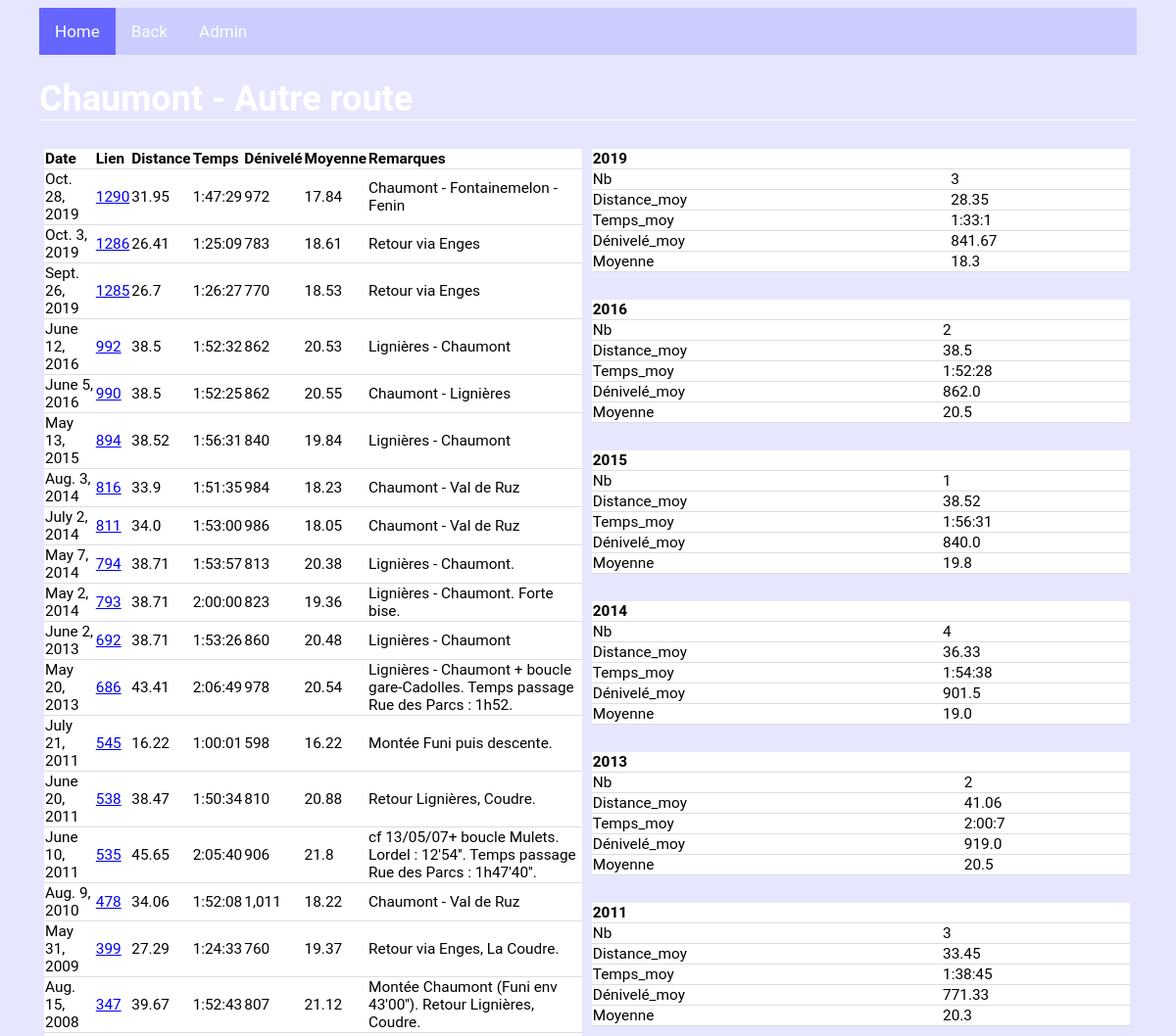
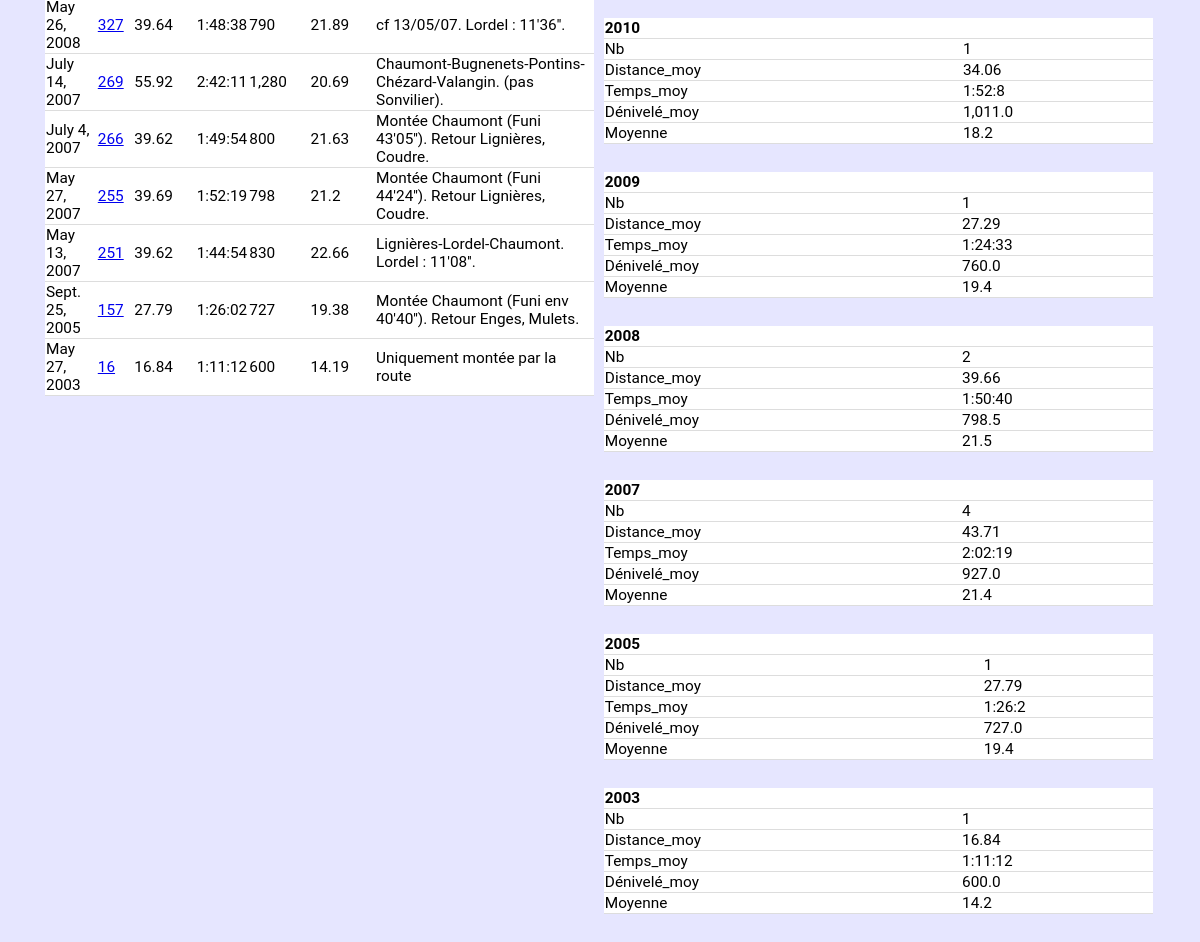
Screenshot of /biketours/tours/47/ with the database file from the repository (2 pictures, top to bottom).
### biketours/models.py (models this page shows, shortened)
class BikeTour(models.Model):
    Parcours = models.CharField(max_length=250, default=None)
    Variante = models.CharField(max_length=250, default=None, blank=True, null=True)
    But = models.ForeignKey(But, on_delete=models.CASCADE)
    Type = models.ForeignKey(Type, on_delete=models.CASCADE)
    Descriptif = models.CharField(max_length=1000, default=None, blank=True, null=True)
    Descr_part_1 = models.CharField(max_length=250, default=None, blank=True, null=True)
    Dist_part_1 = models.FloatField(default=None, blank=True, null=True)
    Deniv_part_1 = models.FloatField(default=None, blank=True, null=True)
    Descr_part_2 = models.CharField(max_length=250, default=None, blank=True, null=True)
    Dist_part_2 = models.FloatField(default=None, blank=True, null=True)
    Deniv_part_2 = models.FloatField(default=None, blank=True, null=True)
    Descr_part_3 = models.CharField(max_length=250, default=None, blank=True, null=True)
    Dist_part_3 = models.FloatField(default=None, blank=True, null=True)
    Deniv_part_3 = models.FloatField(default=None, blank=True, null=True)
    Descr_part_4 = models.CharField(max_length=250, default=None, blank=True, null=True)
    Dist_part_4 = models.FloatField(default=None, blank=True, null=True)
    Deniv_part_4 = models.FloatField(default=None, blank=True, null=True)
    Descr_part_5 = models.CharField(max_length=250, default=None, blank=True, null=True)
    Dist_part_5 = models.FloatField(default=None, blank=True, null=True)
    Deniv_part_5 = models.FloatField(default=None, blank=True, null=True)
    Descr_part_6 = models.CharField(max_length=250, default=None, blank=True, null=True)
    Dist_part_6 = models.FloatField(default=None, blank=True, null=True)
    Deniv_part_6 = models.FloatField(default=None, blank=True, null=True)
    Descr_part_7 = models.CharField(max_length=250, default=None, blank=True, null=True)
    Dist_part_7 = models.FloatField(default=None, blank=True, null=True)
    Deniv_part_7 = models.FloatField(default=None, blank=True, null=True)
    Descr_part_8 = models.CharField(max_length=250, default=None, blank=True, null=True)
    Dist_part_8 = models.FloatField(default=None, blank=True, null=True)
    Deniv_part_8 = models.FloatField(default=None, blank=True, null=True)
    Descr_part_9 = models.CharField(max_length=250, default=None, blank=True, null=True)
    Dist_part_9 = models.FloatField(default=None, blank=True, null=True)
    Deniv_part_9 = models.FloatField(default=None, blank=True, null=True)
    Descr_part_10 = models.CharField(max_length=250, default=None, blank=True, null=True)
    Dist_part_10 = models.FloatField(default=None, blank=True, null=True)
    Deniv_part_10 = models.FloatField(default=None, blank=True, null=True)
    def title(self):
        if self.Variante is None:
            return(self.Parcours)
        else :
            return(self.Parcours + " - " + self.Variante)

class Perfo(models.Model):
    Refparcours = models.ForeignKey(BikeTour, blank=True, null=True, on_delete=models.CASCADE)
    Date = models.DateField(default=None)
    Distance = models.FloatField(default=None)
    Temps = models.DurationField(default=None)
    Remarques = models.CharField(max_length=1000, default=None, blank=True, null=True)
    Dénivelé = models.FloatField(default=None, blank=True, null=True)
    Vitesse_max = models.FloatField(default=None, blank=True, null=True)
    FC_moy = models.FloatField(default=None, blank=True, null=True)
    FC_max = models.FloatField(default=None, blank=True, null=True)
    Temps_part_1 = models.DurationField(default=None, blank=True, null=True)
    Temps_part_2 = models.DurationField(default=None, blank=True, null=True)
    Temps_part_3 = models.DurationField(default=None, blank=True, null=True)
    Temps_part_4 = models.DurationField(default=None, blank=True, null=True)
    Temps_part_5 = models.DurationField(default=None, blank=True, null=True)
    Temps_part_6 = models.DurationField(default=None, blank=True, null=True)
    Temps_part_7 = models.DurationField(default=None, blank=True, null=True)
    Temps_part_8 = models.DurationField(default=None, blank=True, null=True)
    Temps_part_9 = models.DurationField(default=None, blank=True, null=True)
    Temps_part_10 = models.DurationField(default=None, blank=True, null=True)
    def moy(self):
        if (self.Distance is None or self.Temps is None) :
            vmoy=None
        else :
            vmoy=round(self.Distance/self.Temps.total_seconds()*3600,2)
        return(vmoy)

### biketours/views.py (the view)
# urls.py: re_path(r"^tours/(?P<tour_id>[0-9]+)/$", views.perf_tours, name="perf_tours"),
def perf_tours(request, tour_id):
    all_perf = Perfo.objects.filter(Refparcours=tour_id).order_by("-Date")
    tour = BikeTour.objects.get(pk=tour_id)
    perf_y=dict()
    for y in all_perf.dates("Date", "year", order="DESC") :
        perf_y[y.year] = agrperfo(all_perf.filter(Date__year=y.year), stat="avg")
    context = {"all_perf":all_perf,
               "perf_y":perf_y,
               "tour":tour}
    return render(request, "biketours/perfo.html" ,context)

### biketours/views.py (called while the page is built, shortened)
def fmt_dct(k, v):  # formatage des résultats agrégés (Nb, Distance_totale/moy, Temps_total/moy, Dénivelé_total/moy)
    if v is None:
        return(v)
    elif re.search("Nb", k) and v is not None:
        return(round(v,0))
    elif re.search("Moy", k) and v is not None:
        return(round(v,1))
    elif (re.search("Distance",k) or re.search("Dénivelé", k)) and v is not None:
        return(format(round(v,2), ","))
    elif re.search("Temps",k) and v is not None:
        s = v.total_seconds()
        hours = s // 3600
        minutes = (s % 3600) // 60
        seconds = s % 60
        return(str(int(hours))+ ":" + str(int(minutes)).zfill(2) + ":" + str(int(seconds))).zfill(2)

def v_moy(qset, suffix): # suffix à introduire manuellement (string)
    if (qset["Distance"+suffix] is None or qset["Temps"+suffix] is None) :
        vmoy=None
    else :
        vmoy=qset["Distance"+suffix]/qset["Temps"+suffix].total_seconds()*3600
    return(vmoy)

def agrperfo(qset, stat="sum", div=3): # calcul des résultats agrégés (perfo) + mise en forme
    if stat=="sum":
        res=qset.aggregate(Nb=Count("Distance"), Distance_tot=Sum("Distance"), Temps_tot=Sum("Temps"), Dénivelé_tot=Sum("Dénivelé"))
        res["Moyenne"]=v_moy(res, "_tot")
    if stat=="avg":
        res=qset.aggregate(Nb=Count("Distance"), Distance_moy=Avg("Distance"), Temps_moy=Avg("Temps"), Dénivelé_moy=Avg("Dénivelé"))
        res["Moyenne"]=v_moy(res, "_moy")
    res_form={k:fmt_dct(k, v) for k , v in res.items() }
    return(res_form)

### biketours/templates/biketours/perfo.html
{% extends 'biketours/base.html' %}
{% block content %}
{% load humanize %}
<h1> {{tour.title}} </h1>
{% if all_perf %}
<div class="row">
	<div class="col_2">
		<table>
			<tr>
				<th>Date</th>
				<th>Lien</th>
				<th>Distance</th>
				<th>Temps</th>
				<th>Dénivelé</th>
				<th>Moyenne</th>
				<th>Remarques</th>
			</tr>
			{% for n in all_perf %}
			<tr>
				<td>{{n.Date}}</td>
				<td><a href="./{{n.pk}}/">{{n.pk}} </a></td>
				<td>{{n.Distance}}</td>
				<td>{{n.Temps}}</td>
				<td>{{n.Dénivelé|floatformat|intcomma}}</td>
				<td>{{n.moy}}</td>
				<td>{{n.Remarques}}</td>
			</tr>
			{% endfor %}
		</table>
	</div>
	<div class="col_2">
		{% for k, v in perf_y.items %}
		<table>
			<tr>
				<th colspan="2">{{k}} </th>
			</tr>
				{% for a, b in v.items %}
				<tr>
					<td>{{a}} </td>
					<td>{{b}} </td>
				</tr>
				{% endfor %}
		</table>
		<br>
		{% endfor %}
	</div>
</div>
{% else %}
	<h1> C'est vide ? .... </h1>
{% endif %}
{% endblock %}

### biketours/static/biketours/mystyle.css (style rules this page uses)
table { width: 100%; border-bottom: 1px solid #ddd; border-collapse: collapse; text-align: left; background-color: white; font-size:80%; table-layout: auto; }
th, td { border-bottom: 1px solid #ddd; border-collapse: collapse; text-align: left; background-color: white; font-size:80%; }
h1 { color: white; font-size:150%; border-bottom: 1px solid white; }
.col_2 { float:left; width:49%; padding:5px; }
.row:after { content:""; display:table; clear:both; }

### rows the page displays
BikeTour: title "Chaumont - Autre route"
Perfo: Date "Oct. 28, 2019", pk "1290", Distance "31.95", Temps "1:47:29", Dénivelé "972", moy "17.84", Remarques "Chaumont - Fontainemelon - Fenin"
Perfo: Date "Oct. 3, 2019", pk "1286", Distance "26.41", Temps "1:25:09", Dénivelé "783", moy "18.61", Remarques "Retour via Enges"
Perfo: Date "Sept. 26, 2019", pk "1285", Distance "26.7", Temps "1:26:27", Dénivelé "770", moy "18.53", Remarques "Retour via Enges"
Perfo: Date "June 12, 2016", pk "992", Distance "38.5", Temps "1:52:32", Dénivelé "862", moy "20.53", Remarques "Lignières - Chaumont"
Perfo: Date "June 5, 2016", pk "990", Distance "38.5", Temps "1:52:25", Dénivelé "862", moy "20.55", Remarques "Chaumont - Lignières"
Perfo: Date "May 13, 2015", pk "894", Distance "38.52", Temps "1:56:31", Dénivelé "840", moy "19.84", Remarques "Lignières - Chaumont"
Perfo: Date "Aug. 3, 2014", pk "816", Distance "33.9", Temps "1:51:35", Dénivelé "984", moy "18.23", Remarques "Chaumont - Val de Ruz"
Perfo: Date "July 2, 2014", pk "811", Distance "34.0", Temps "1:53:00", Dénivelé "986", moy "18.05", Remarques "Chaumont - Val de Ruz"
Perfo: Date "May 7, 2014", pk "794", Distance "38.71", Temps "1:53:57", Dénivelé "813", moy "20.38", Remarques "Lignières - Chaumont."
Perfo: Date "May 2, 2014", pk "793", Distance "38.71", Temps "2:00:00", Dénivelé "823", moy "19.36", Remarques "Lignières - Chaumont. Forte bise."
Perfo: Date "June 2, 2013", pk "692", Distance "38.71", Temps "1:53:26", Dénivelé "860", moy "20.48", Remarques "Lignières - Chaumont"
Perfo: Date "May 20, 2013", pk "686", Distance "43.41", Temps "2:06:49", Dénivelé "978", moy "20.54", Remarques "Lignières - Chaumont + boucle gare-Cadolles. Temps passage Rue des Parcs : 1h52."
Perfo: Date "July 21, 2011", pk "545", Distance "16.22", Temps "1:00:01", Dénivelé "598", moy "16.22", Remarques "Montée Funi puis descente."
Perfo: Date "June 20, 2011", pk "538", Distance "38.47", Temps "1:50:34", Dénivelé "810", moy "20.88", Remarques "Retour Lignières, Coudre."
Perfo: Date "June 10, 2011", pk "535", Distance "45.65", Temps "2:05:40", Dénivelé "906", moy "21.8", Remarques "cf 13/05/07+ boucle Mulets. Lordel : 12'54''. Temps passage Rue des Parcs : 1h47'40''."
Perfo: Date "Aug. 9, 2010", pk "478", Distance "34.06", Temps "1:52:08", Dénivelé "1,011", moy "18.22", Remarques "Chaumont - Val de Ruz"
Perfo: Date "May 31, 2009", pk "399", Distance "27.29", Temps "1:24:33", Dénivelé "760", moy "19.37", Remarques "Retour via Enges, La Coudre."
Perfo: Date "Aug. 15, 2008", pk "347", Distance "39.67", Temps "1:52:43", Dénivelé "807", moy "21.12", Remarques "Montée Chaumont (Funi env 43'00''). Retour Lignières, Coudre."
Perfo: Date "May 26, 2008", pk "327", Distance "39.64", Temps "1:48:38", Dénivelé "790", moy "21.89", Remarques "cf 13/05/07. Lordel : 11'36''."
Perfo: Date "July 14, 2007", pk "269", Distance "55.92", Temps "2:42:11", Dénivelé "1,280", moy "20.69", Remarques "Chaumont-Bugnenets-Pontins-Chézard-Valangin. (pas Sonvilier)."
Perfo: Date "July 4, 2007", pk "266", Distance "39.62", Temps "1:49:54", Dénivelé "800", moy "21.63", Remarques "Montée Chaumont (Funi 43'05''). Retour Lignières, Coudre."
Perfo: Date "May 27, 2007", pk "255", Distance "39.69", Temps "1:52:19", Dénivelé "798", moy "21.2", Remarques "Montée Chaumont (Funi 44'24''). Retour Lignières, Coudre."
Perfo: Date "May 13, 2007", pk "251", Distance "39.62", Temps "1:44:54", Dénivelé "830", moy "22.66", Remarques "Lignières-Lordel-Chaumont. Lordel : 11'08''."
Perfo: Date "Sept. 25, 2005", pk "157", Distance "27.79", Temps "1:26:02", Dénivelé "727", moy "19.38", Remarques "Montée Chaumont (Funi env 40'40''). Retour Enges, Mulets."
Perfo: Date "May 27, 2003", pk "16", Distance "16.84", Temps "1:11:12", Dénivelé "600", moy "14.19", Remarques "Uniquement montée par la route"

### other values shown
{{ k }} "2019" "2016" "2015" "2014" "2013" "2011" "2010" "2009" "2008" "2007" "2005" "2003"
{{ a }} "Nb" "Distance_moy" "Temps_moy" "Dénivelé_moy" "Moyenne" "Nb" "Distance_moy" "Temps_moy" "Dénivelé_moy" "Moyenne" "Nb" "Distance_moy" "Temps_moy" "Dénivelé_moy" "Moyenne" "Nb" "Distance_moy" "Temps_moy" "Dénivelé_moy" "Moyenne" "Nb" "Distance_moy" "Temps_moy" "Dénivelé_moy" "Moyenne" "Nb" "Distance_moy" "Temps_moy" "Dénivelé_moy" "Moyenne" "Nb" "Distance_moy" "Temps_moy" "Dénivelé_moy" "Moyenne" "Nb" "Distance_moy" "Temps_moy" "Dénivelé_moy" "Moyenne" "Nb" "Distance_moy" "Temps_moy" "Dénivelé_moy" "Moyenne" "Nb" "Distance_moy" "Temps_moy" "Dénivelé_moy" "Moyenne" "Nb" "Distance_moy" "Temps_moy" "Dénivelé_moy" "Moyenne" "Nb" "Distance_moy" "Temps_moy" "Dénivelé_moy" "Moyenne"
{{ b }} "3" "28.35" "1:33:1" "841.67" "18.3" "2" "38.5" "1:52:28" "862.0" "20.5" "1" "38.52" "1:56:31" "840.0" "19.8" "4" "36.33" "1:54:38" "901.5" "19.0" "2" "41.06" "2:00:7" "919.0" "20.5" "3" "33.45" "1:38:45" "771.33" "20.3" "1" "34.06" "1:52:8" "1,011.0" "18.2" "1" "27.29" "1:24:33" "760.0" "19.4" "2" "39.66" "1:50:40" "798.5" "21.5" "4" "43.71" "2:02:19" "927.0" "21.4" "1" "27.79" "1:26:2" "727.0" "19.4" "1" "16.84" "1:11:12" "600.0" "14.2"
